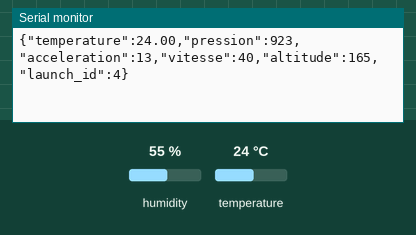
A sketch run on a simulated Arduino Uno, built with avr-gcc and run on an emulated ATmega328P. Parts: the last lines printed to the serial monitor. The test bench sets the inputs (shaded band); at power-on: temperature 24 °C, humidity 55 %. Random numbers use the default seed unless the sketch sets one.

Above: at 2.8 s.
2.9 s: temperature set to 12 °C
At 4.0 s:
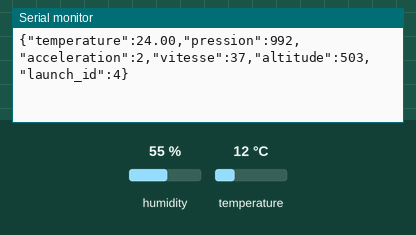
5.7 s: temperature set to 19 °C
At 7.1 s:
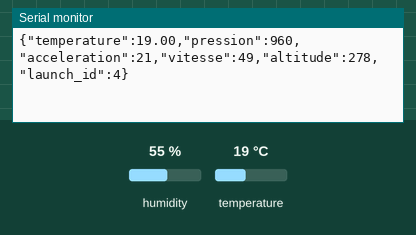
Timing chart, 0 to 8.7 s (numbered marks = the images above; inputs shaded):
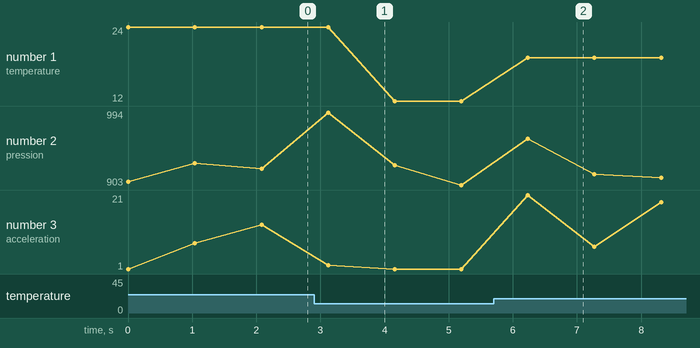

Measured:
- after the input at 5.7 s, the serial monitor: prints a new line after 0.54 s (image 2)
- plotted number 1: 24 → 12 after the input at 2.9 s

The sketch:

recepteur_fictif.ino
```cpp
#include <Arduino.h>
#include <DHT.h>

// Define sensor type and pin
#define DHTPIN 12  // Pin connected to the sensor
#define DHTTYPE DHT22 // Change to DHT11 if using that model

DHT dht(DHTPIN, DHTTYPE);

int launch_id = 4;

void setup() {
  Serial.begin(9600);
  dht.begin(); // Initialize the sensor
}

void loop() {
  // Read temperature
  float temperature = dht.readTemperature();

  // Check if the reading is valid
  if (isnan(temperature)) {
    Serial.println("Failed to read temperature from DHT sensor!");
    delay(2000);
    return;
  }

  // Create JSON data
  String jsonData = "{";

  jsonData += "\"temperature\":";
  jsonData += String(temperature);
  jsonData += ",";

  jsonData += "\"pression\":";
  jsonData += String(random(900, 1000)); // Replace with actual sensor data if available
  jsonData += ",";

  jsonData += "\"acceleration\":";
  jsonData += String(random(0, 24)); // Replace with actual sensor data if available
  jsonData += ",";

  jsonData += "\"vitesse\":";
  jsonData += String(random(0, 50)); // Replace with actual sensor data if available
  jsonData += ",";

  jsonData += "\"altitude\":";
  jsonData += String(random(0, 2000)); // Replace with actual sensor data if available
  jsonData += ",";

  jsonData += "\"launch_id\":";
  jsonData += String(launch_id);
  jsonData += "}";

  // Send JSON over serial
  Serial.println(jsonData);

  delay(1000); // Wait for 1 second
}
```
